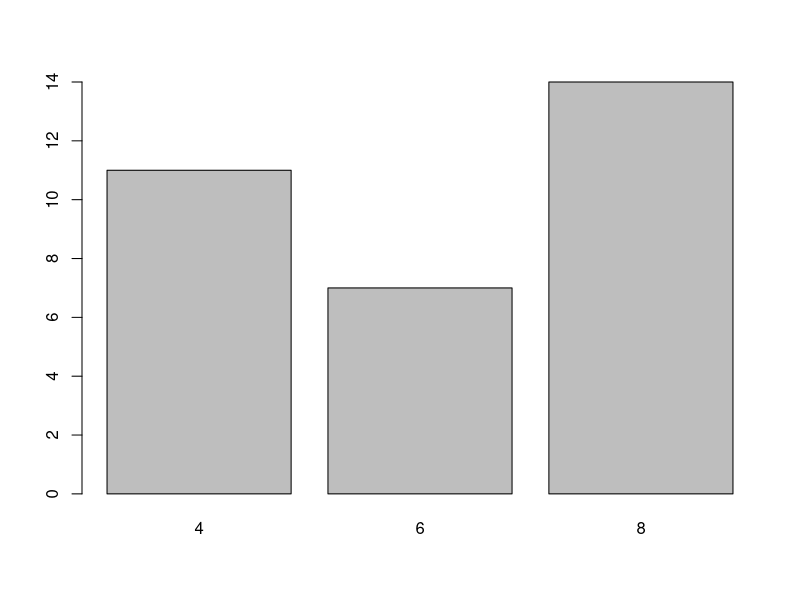
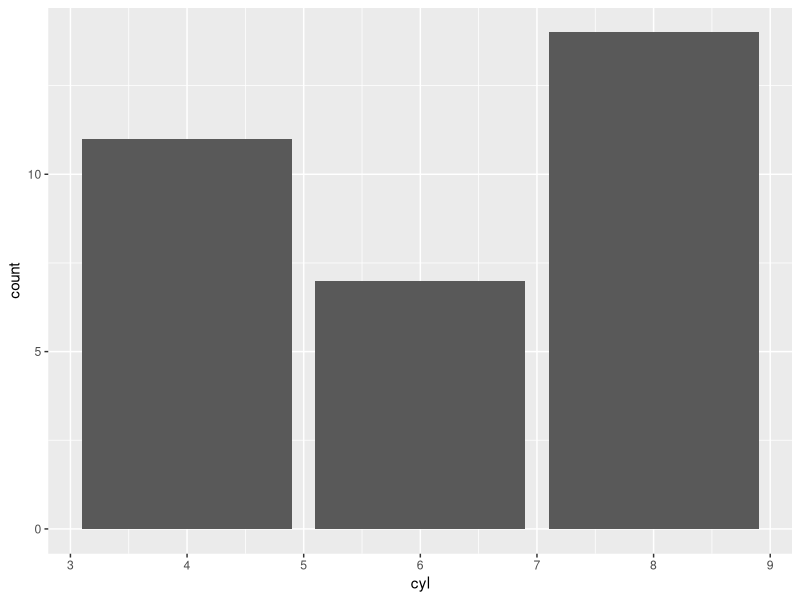
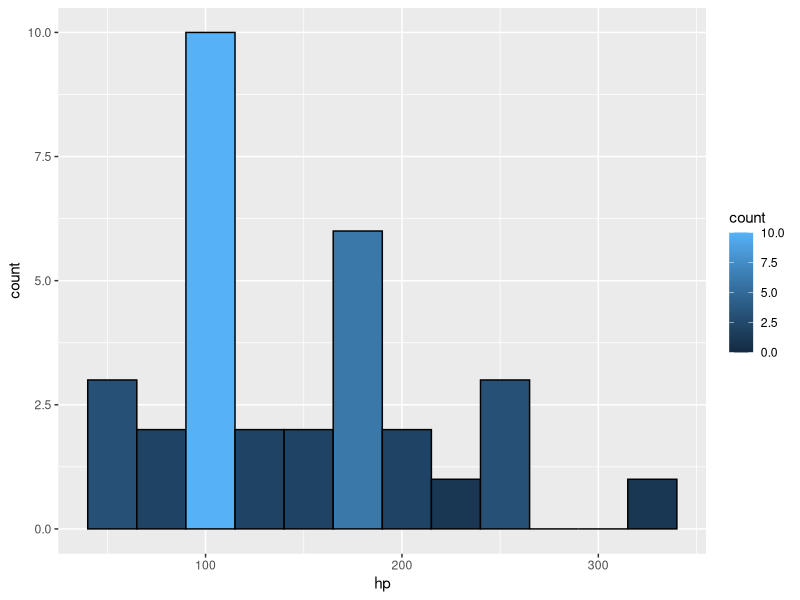
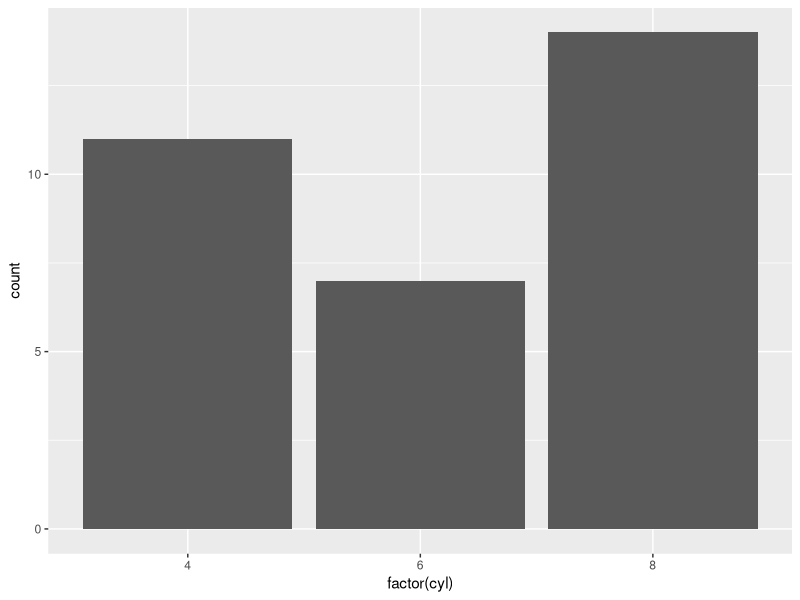
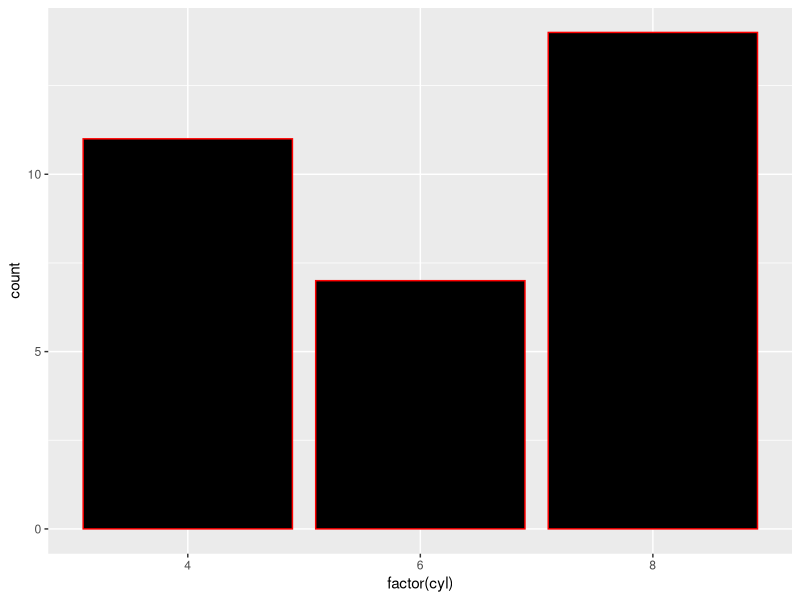
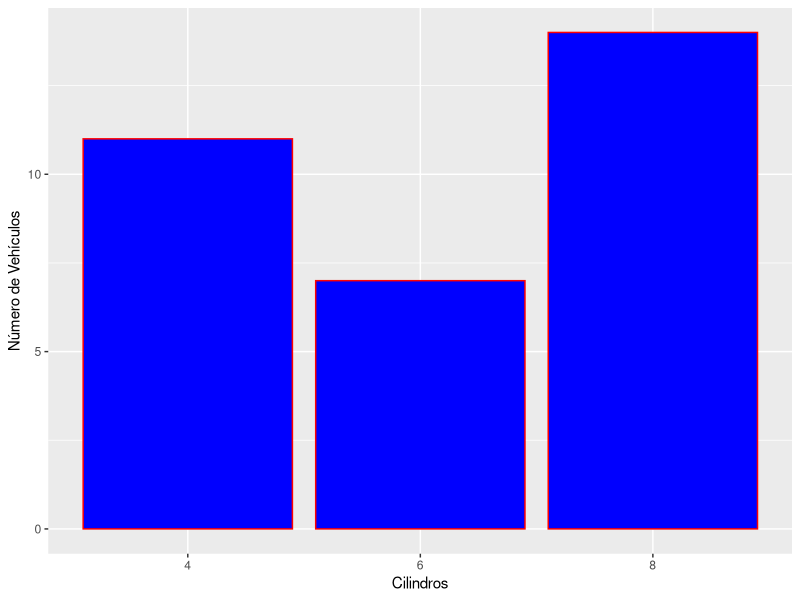
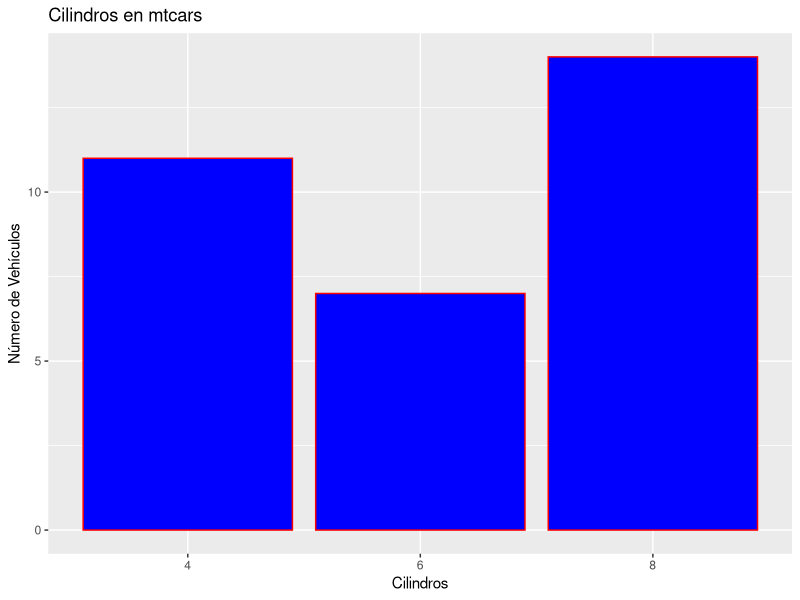
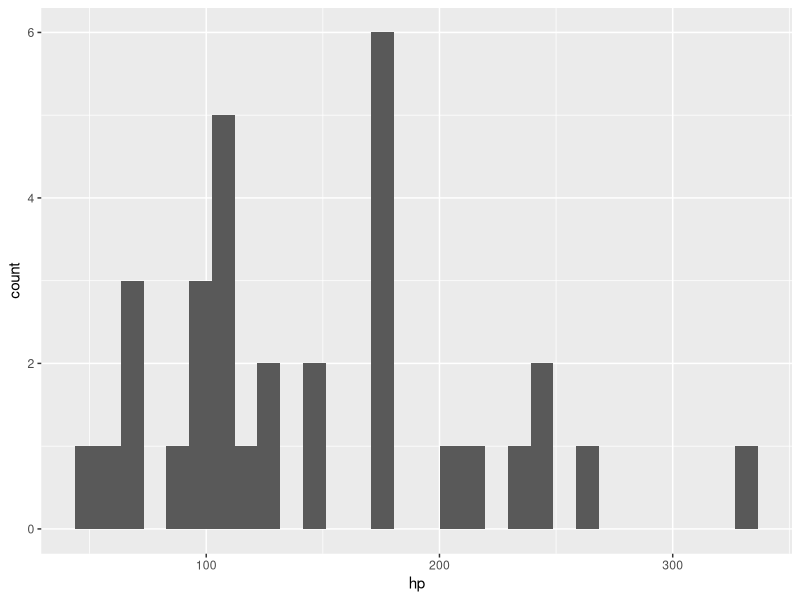

The R source for these figures, in order:
## ---- chunk 1
knitr::opts_chunk$set(echo = TRUE)
## ---- chunk 2
count <- table(mtcars$cyl)
barplot(count)
## ---- chunk 3
if("ggplot2" %in% rownames(installed.packages()) == FALSE) {install.packages("ggplot2")}
library(ggplot2)
## ---- chunk 4
#qplot(mtcars$cyl,geom = "bar")
ggplot(data=mtcars, aes(x=cyl))+
  geom_bar()
## ---- chunk 5
# Revisando información algunas partes de código ya no se usan de esa manera pero para mantener la linea de curso las usare y luego escribiré un comentario de como se esta usando actualmente.

ggplot(data= mtcars, aes(hp)) +
  geom_histogram(breaks=seq(40,350, by = 25),
                 colour=I("black"),
                 aes(fill=..count..))  # esta linea del código ya no se escribe de esta manera si no que así aes(fill=after_stat(count))
## ---- chunk 6
mtcars
## ---- chunk 7
?mtcars
## ---- chunk 8
head(mtcars)
## ---- chunk 9
tail(mtcars)
## ---- chunk 10
summary(mtcars)
## ---- chunk 11
mean(mtcars$cyl)
## ---- chunk 12
#if("ggplot2" %in% rownames(installed.packages()) == FALSE) {install.packages("ggplot2")}
#library(ggplot2)
## ---- chunk 13
#qplot(mtcars$cyl, geom="bar") # el código comentado arriba pertenece al código original del curso, la función qplot ha sido dada de baja en la versión de ggplot2 que estoy usando, así que generare el código correspondiente para que la demostración pueda seguir adelante
ggplot(data = mtcars,aes(x=factor(cyl))) + 
  geom_bar()
## ---- chunk 14
#?qplot
?ggplot
## ---- chunk 15
# qplot(mtcars$cyl, geom = "bar", fill = I("black"), colour = I("red")) esté código es el que esta originalmente en código

ggplot(data = mtcars,aes(x=factor(cyl))) + 
  geom_bar(colour = I("red"),
           fill = I("black"))
## ---- chunk 16
ggplot(data= mtcars, aes(x=factor(cyl))) +
  geom_bar(colour="red",
           fill="blue") +
  labs(x="Cilindros",y="Número de Vehículos")
## ---- chunk 17
ggplot(data=mtcars, aes(x=factor(cyl))) +
  geom_bar(colour="red",
           fill="blue")+
  labs(title = "Cilindros en mtcars", x="Cilindros", y="Número de Vehículos")
## ---- chunk 18
#qplot(mtcars$hp,geom="histogram")

ggplot(data=mtcars, aes(x=hp)) + 
  geom_histogram()

## ---- chunk 19
#qplot(mtcarsh$hp, geom="histogram",binwidth = 25)
ggplot(data=mtcars, aes(x=hp)) +
  geom_histogram(binwidth=25)
## ---- chunk 20
#qplot(mtcars$hp, geom="histogram",binwidth=25,colour= I("black))
ggplot(data = mtcars,aes(x=hp)) +
  geom_histogram(colour=I("black"),
                 binwidth = 25)
## ---- chunk 21
#qplot(mtcars$hp, geom="histogram", binwidth=25, colour=I("black"),xlim=c(50,350))
ggplot(data = mtcars,aes(x=hp))+
  geom_histogram(colour=I("black"),
                 binwidth = 25) + 
  xlim(50,350)
## ---- chunk 22
# qplot(mtcars$hp,geom="histogram",binwidth=25,colour=I("black"),xlim=c(80,200))
ggplot(data=mtcars,aes(x=hp)) + 
  geom_histogram(colour=I("black"),
                 binwidth = 25) + 
  xlim(80,200)
## ---- chunk 23
#qplot(mtcars$hp, geom="histogram",binwidth = 25, colour=I("black"),xlab="Horsepower",ylab="Number of Cars")
ggplot(data=mtcars,aes(x=hp)) +
  geom_histogram(colour=I("black"),
                 binwidth = 25) + 
  xlim(50,350) + 
  labs(x="Caballos de Fuerza",y="Número de Vehiculos")
## ---- chunk 24
#qplot(mtcars$hp, geom="histogram",binwidth=25, colour=I("black"),xlab="Horsepower,ylab="Number of Cars", alpha =I(0))
ggplot(data = mtcars, aes(x = hp)) +
  geom_histogram(binwidth = 25, colour = "black", alpha = 0) +  # Set alpha for slightly transparent bars
  labs(x = "Caballos de fuerza", y = "Número de Vehículos")  # Set axis labels

## ---- chunk 25
#qplot(mtcars$hp,geom="histogram", binwidth = 25, colour =I("black"),xlab="Horsepower", ylab="Number of Cars", alpha=I(0))
ggplot(data= mtcars, aes(x = hp)) +
  geom_histogram(colour="black",
                 binwidth = 25,
                 alpha=0)+
  labs(title="Histograma",x="Caballos de fuerza",y="Número de Vehiculos")
## ---- chunk 26
barp <- ggplot(mtcars, aes(x=1,y=sort(carb), fill=sort(carb)))+
  geom_bar(stat="identity")

print(barp)
## ---- chunk 27
barp<- barp+coord_polar(theta='y')
print(barp)
## ---- chunk 28
barp <- barp + coord_polar((theta="y"))
barp <- barp + theme(
  axis.line = element_blank(),
  axis.text.x = element_blank(),
  axis.text.y = element_blank(),
  axis.ticks = element_blank(),
  axis.title = element_blank())
print(barp)
## ---- chunk 29
barp<- barp + coord_polar((theta='y'))
barp<- barp + theme(
  axis.line = element_blank(),
  axis.text.x = element_blank(),
  axis.text.y = element_blank(),
  axis.ticks = element_blank(),
  axis.title = element_blank(),
  panel.background = element_blank()) +
  labs(y="Carburadores", angle=180)
print(barp)
